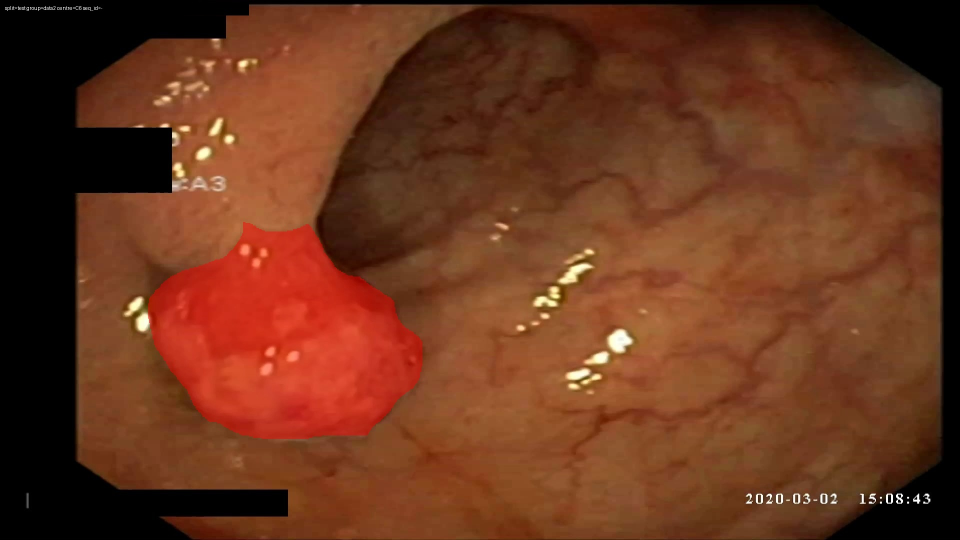
#> input picture debug_overlays/data2/02_EndoCV2021_C6_0100009.jpg, 1920 x 1080 px, given in place of EndoCV2021_001377.jpg, which was not available (shown at 1/2 size)
$ python 1_sanity_overlay.py
#> lines starting #> are read from the running program, lines starting #| are printed output that depends on the picture; after the words box and inside, x2 and y2 are one past the last pixel; in counts of white or black regions, pixels touching at a corner belong together; pictures that were not available may be replaced by others from this repository, and a replacement may not be noted
import argparse
import csv
import random
import re
from pathlib import Path

import numpy as np
from PIL import Image, ImageDraw


def parse_args():
    parser = argparse.ArgumentParser(description="Create sanity overlays from manifest groups.")
    parser.add_argument("--manifest", default=r"E:\Thesis_Code\splits\manifest.csv")
    parser.add_argument(
        "--data_root",
        default=r"E:\Thesis_Dataset\PolypGen2021_MultiCenterData_v3\PolypGen2021_MultiCenterData_v3",
    )
    parser.add_argument("--out_dir", default=r"E:\Thesis_Code\debug_overlays")
    parser.add_argument("--samples_per_group", type=int, default=10)
    parser.add_argument("--seed", type=int, default=0)
    return parser.parse_args()


def read_manifest(path):
#> called with path = 'E:\\Thesis_Code\\splits\\manifest.csv'
    with Path(path).open("r", encoding="utf-8", newline="") as handle:
#> (reads splits/manifest.csv from the repository)
        return list(csv.DictReader(handle))


def group_rows(rows):
    return {
        "train": [row for row in rows if row["split"] == "train"],
        "data2": [row for row in rows if row["split"] == "test" and row["test_group"] == "data2"],
        "data3": [row for row in rows if row["split"] == "test" and row["test_group"] == "data3"],
        "data4": [row for row in rows if row["split"] == "test" and row["test_group"] == "data4"],
    }


def get_seq_id(image_rel):
    match = re.search(r"sequenceData/positive/(seq\d+)/", image_rel.replace("\\", "/"))
    if match:
        return match.group(1)
    return "-"


def make_overlay(image_path, mask_path, label):
    image = Image.open(image_path).convert("RGB")
#> image is the input picture: PIL image 1920x1080 RGB; mean R, G, B 105.6, 53.8, 29.7
    mask = Image.open(mask_path).convert("L")
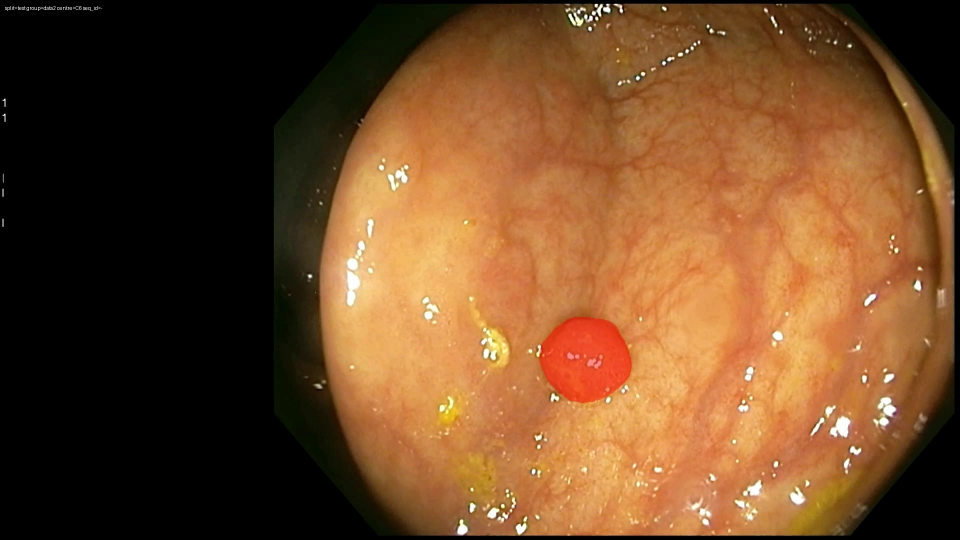
#> input picture debug_overlays/data2/03_EndoCV2021_C6_0100089.jpg, 1920 x 1080 px, given in place of EndoCV2021_001377_mask.jpg, which was not available (shown at 1/2 size)
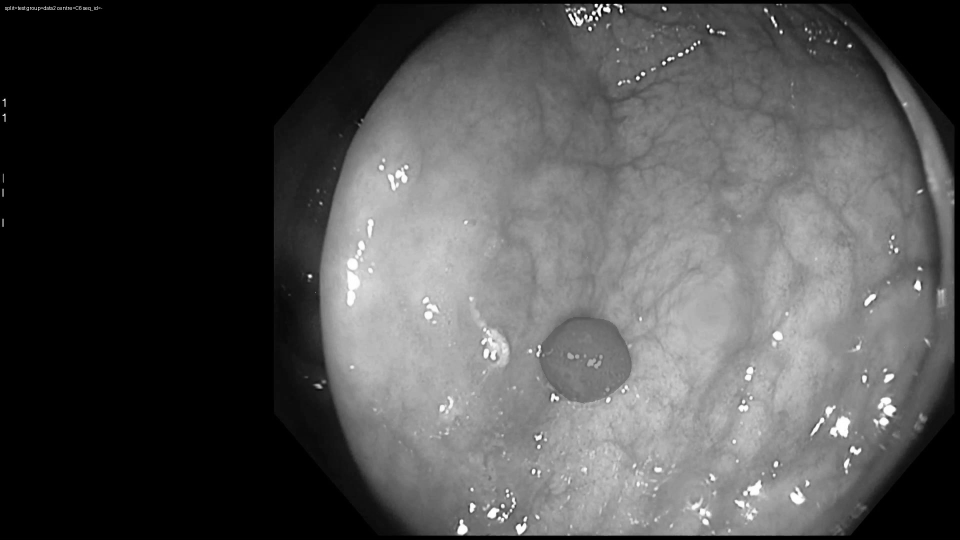
#> mask: PIL image 1920x1080 L (shown at 1/2 size); min 0, max 255, mean 79.9

    image_np = np.asarray(image, dtype=np.float32)
    mask_np = np.asarray(mask, dtype=np.uint8) > 127
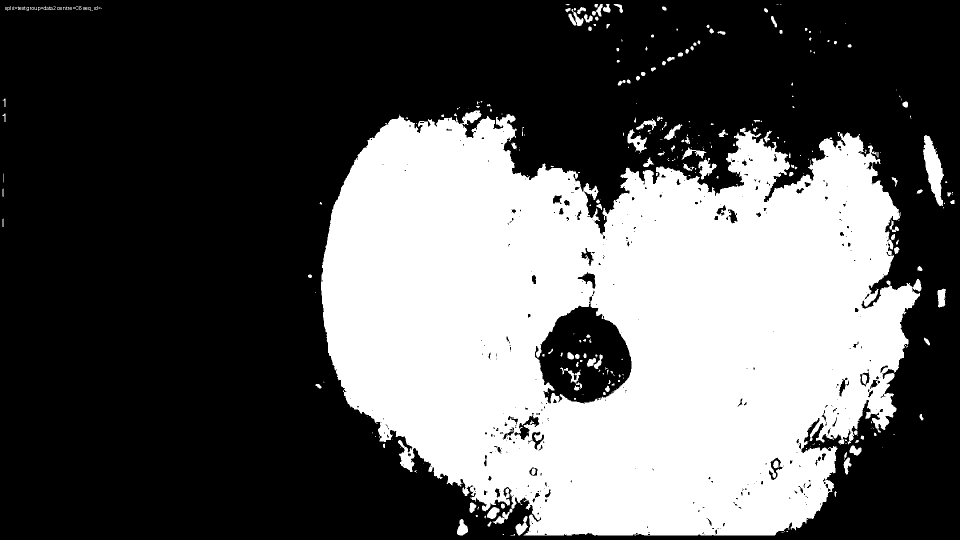
#> mask_np: shape (1080, 1920) bool (shown at 1/2 size); 35.8% white; 328 white regions (193 under 20 px), largest, box (x1, y1, x2, y2) and area: (642, 221, 1843, 1071) 725774, (1846, 270, 1888, 412) 3046, (1255, 258, 1294, 305) 776

    overlay_np = image_np.copy()
    alpha = 0.45
    red = np.array([255.0, 0.0, 0.0], dtype=np.float32)
    overlay_np[mask_np] = (1.0 - alpha) * overlay_np[mask_np] + alpha * red
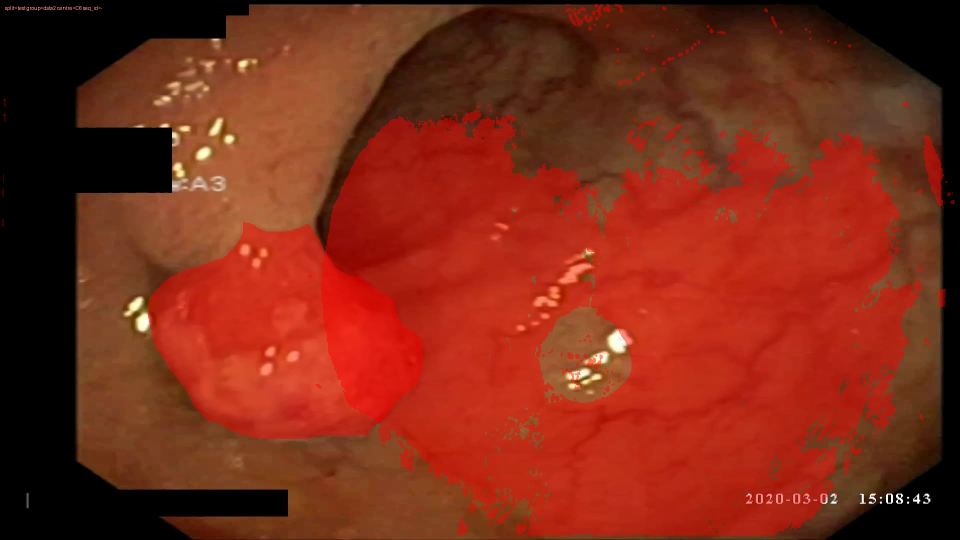
#> overlay_np: shape (1080, 1920, 3) float32 (shown at 1/2 size); mean R, G, B 125.8, 42.5, 23.5
    overlay = Image.fromarray(np.clip(overlay_np, 0, 255).astype(np.uint8))

    drawer = ImageDraw.Draw(overlay)
    drawer.rectangle([(5, 5), (5 + 12 * len(label), 30)], fill=(0, 0, 0))
    drawer.text((10, 10), label, fill=(255, 255, 255))
    return overlay


def main():
    args = parse_args()
    rows = read_manifest(args.manifest)
    grouped = group_rows(rows)
    rng = random.Random(args.seed)

    data_root = Path(args.data_root)
    out_root = Path(args.out_dir)
    out_root.mkdir(parents=True, exist_ok=True)

    for group_name, items in grouped.items():
        if not items:
            print(f"{group_name}: 0 rows")
            continue

        picked = items[:]
        rng.shuffle(picked)
        picked = picked[: min(args.samples_per_group, len(picked))]

        group_dir = out_root / group_name
        group_dir.mkdir(parents=True, exist_ok=True)

        for idx, row in enumerate(picked):
            image_path = data_root / row["image"]
            mask_path = data_root / row["mask"]
            seq_id = get_seq_id(row["image"])
            label = f"split={row['split']} group={group_name} centre={row['center']} seq_id={seq_id}"

            overlay = make_overlay(image_path, mask_path, label)
            stem = Path(row["image"]).stem
            out_path = group_dir / f"{idx:02d}_{stem}.jpg"
            overlay.save(out_path, quality=95)

        print(f"{group_name}: wrote {len(picked)} overlays to {group_dir}")


if __name__ == "__main__":
#> (the run stopped early here; a loop or call above may not have finished)
